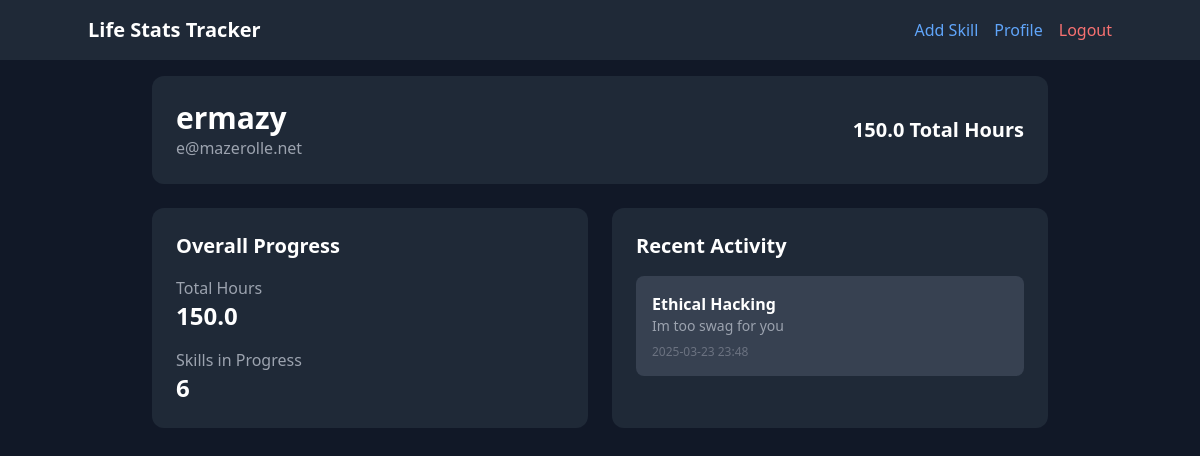
The app's page /profile (signed in), older data.
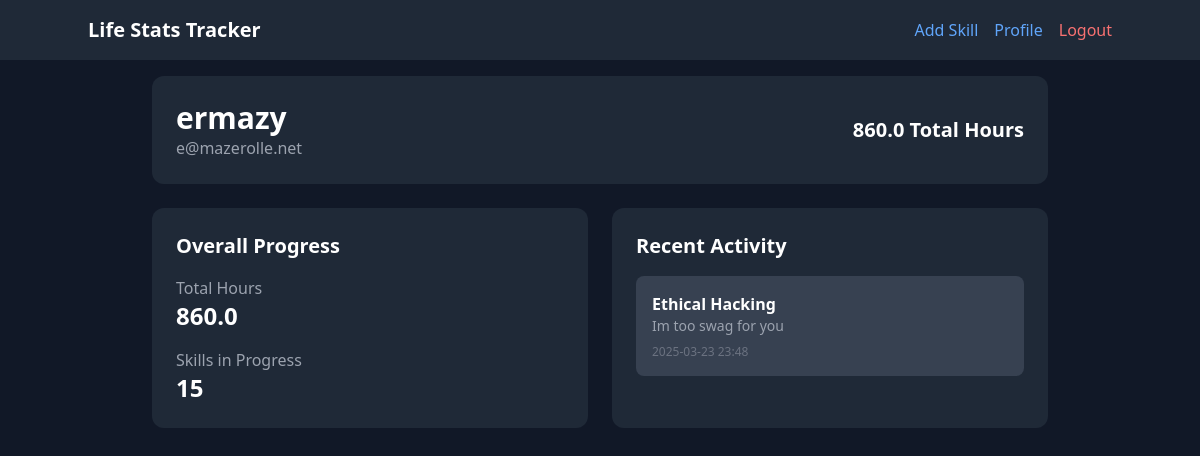
The same page, newer data.
### app/models/user.py (models this page shows, shortened)
class User(UserMixin, db.Model):
    __tablename__ = 'user'
    id = db.Column(db.Integer, primary_key=True)
    username = db.Column(db.String(80), unique=True, nullable=False)
    email = db.Column(db.String(120), unique=True, nullable=False)
    password_hash = db.Column(db.String(128))
    created_at = db.Column(db.DateTime, default=datetime.utcnow)
    categories = db.relationship('Category', backref='user', lazy=True)
    total_hours = db.Column(db.Float, default=0.0)
    level = db.Column(db.Integer, default=1)
    xp = db.Column(db.Integer, default=0)
    def get_total_skills(self):
        total = 0
        for category in self.categories:
            total += len(category.skills)
        return total

### app/routes/main.py (the view)
@bp.route('/profile')
@login_required
def profile():
    return render_template('profile.html', user=current_user)

### app/__init__.py (called while the page is built)
def create_app(config_class=Config):
    instance_path = os.path.join(os.getcwd(), 'instance')
    app = Flask(__name__, instance_path=instance_path, instance_relative_config=True)
    app.config.from_object(config_class)
    os.makedirs(app.instance_path, exist_ok=True)
    print(f"Instance path: {app.instance_path}")
    db.init_app(app)
    login_manager.init_app(app)
    migrate.init_app(app, db)
    csrf.init_app(app)
    from .models import User, Category, Skill, JournalEntry
    @login_manager.user_loader
    def load_user(user_id):
        return User.query.get(int(user_id))
    from app.routes import auth, skills, main
    app.register_blueprint(auth.bp)
    app.register_blueprint(skills.bp)
    app.register_blueprint(main.bp)
    return app

### app/templates/profile.html
{% extends "base.html" %}
{% block content %}
<div class="max-w-4xl mx-auto">
    <div class="bg-gray-800 p-6 rounded-xl mb-6">
        <div class="flex justify-between items-center">
            <div>
                <h1 class="text-3xl font-bold">{{ user.username }}</h1>
                <p class="text-gray-400">{{ user.email }}</p>
            </div>
            <div class="text-right">
                <p class="text-xl font-semibold">{{ user.total_hours }} Total Hours</p>
            </div>
        </div>
    </div>
    <div class="grid md:grid-cols-2 gap-6">
        <div class="bg-gray-800 p-6 rounded-xl">
            <h2 class="text-xl font-bold mb-4">Overall Progress</h2>
            <div class="space-y-4">
                <div>
                    <p class="text-gray-400">Total Hours</p>
                    <p class="text-2xl font-bold">{{ user.total_hours }}</p>
                </div>
                <div>
                    <p class="text-gray-400">Skills in Progress</p>
                    <p class="text-2xl font-bold">{{ user.get_total_skills() }}</p>
                </div>
            </div>
        </div>
        <div class="bg-gray-800 p-6 rounded-xl">
            <h2 class="text-xl font-bold mb-4">Recent Activity</h2>
            <div class="space-y-4">
                {% for category in user.categories %}
                    {% for skill in category.skills %}
                        {% if skill.journal_entries %}
                            <div class="bg-gray-700 p-4 rounded-lg">
                                <p class="font-semibold">{{ skill.name }}</p>
                                <p class="text-sm text-gray-400">{{ skill.journal_entries[-1].content }}</p>
                                <p class="text-xs text-gray-500 mt-2">{{ skill.journal_entries[-1].created_at.strftime('%Y-%m-%d %H:%M') }}</p>
                            </div>
                        {% endif %}
                    {% endfor %}
                {% endfor %}
            </div>
        </div>
    </div>
</div>
{% endblock %}

Row changes from the older to the newer data that the page shows:
changed User "ermazy": total_hours "150.0" → "860.0"
Text that changed along with them:
{{ user.get_total_skills() }}: "6" → "15"
